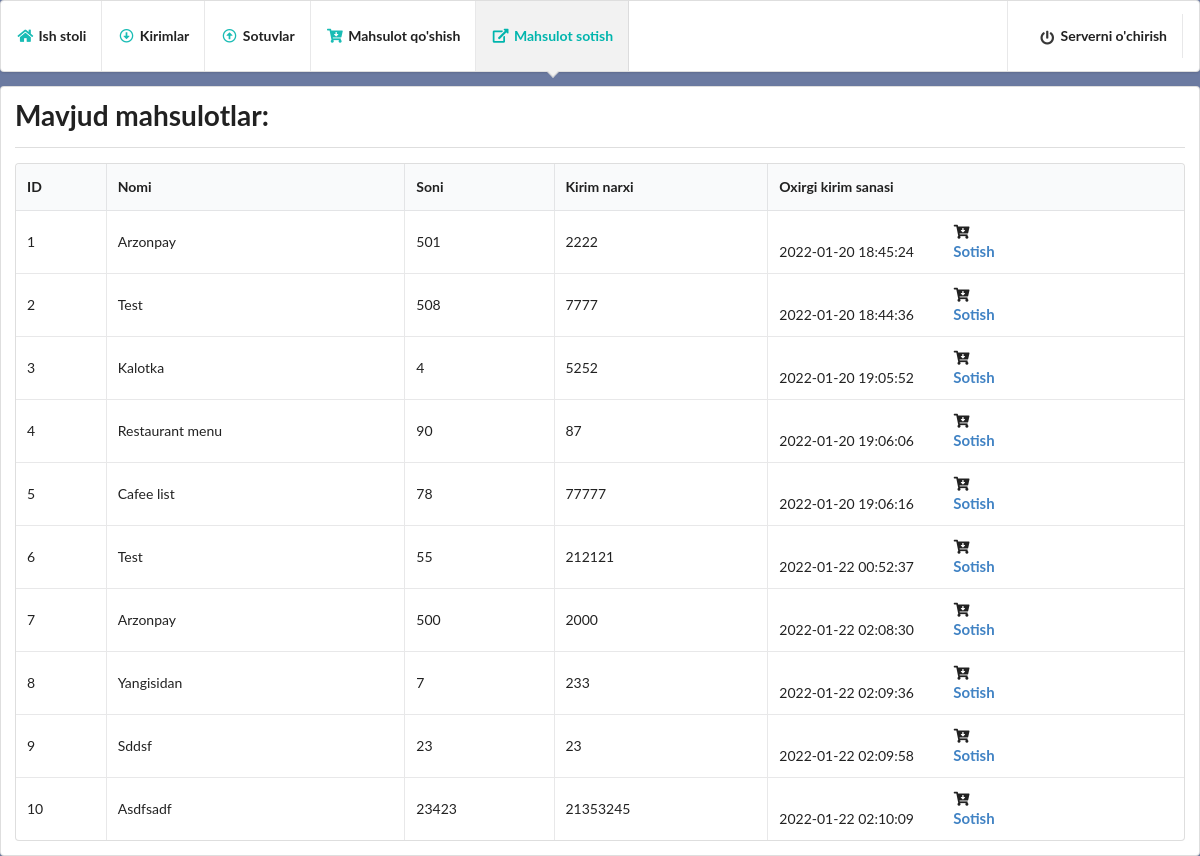
/items, run on an earlier commit of the app's database.
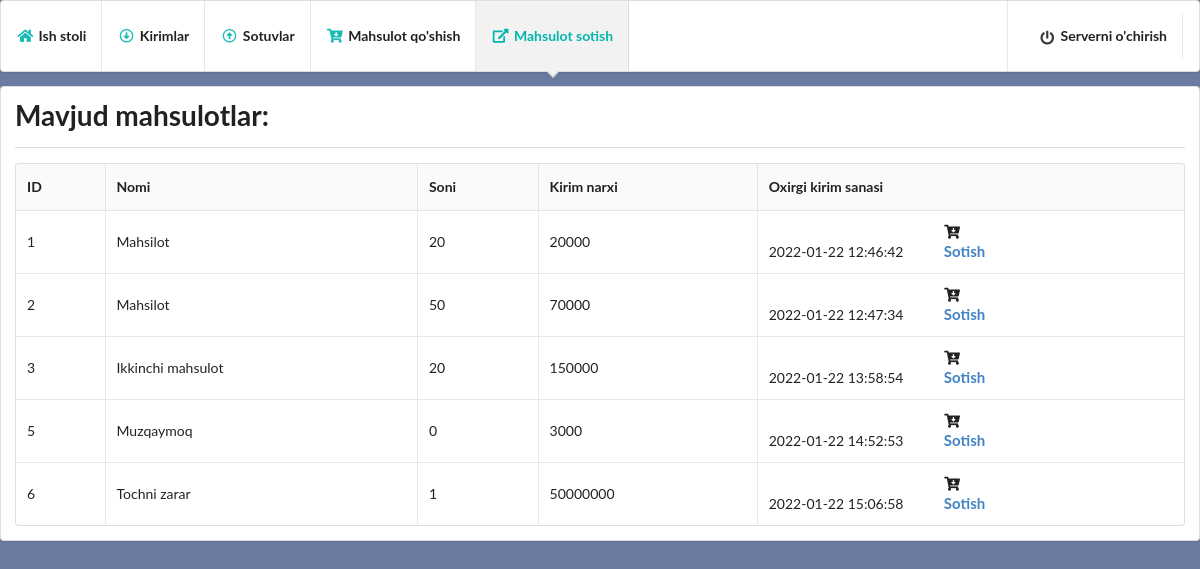
And on a later commit of the database.
### modules.py (models this page shows, shortened)
class inheritedClassName(db.Model):
    __abstract__ = True
    def format(self):
        return self.__dict__

@dataclass
class Items(inheritedClassName):
    id: int
    name: String
    count: int
    in_time: DateTime
    in_price: Integer
    __tablename__ = "items"
    id = Column(Integer, primary_key=True)
    name = Column(String, nullable=False)
    count = Column(Integer, default=0)
    in_time = Column(DateTime)
    in_price = Column(Integer)

### main.py (the view)
@app.route('/items')
def items():
    items_query = Items.query.all()
    items = [item.format() for item in items_query]
    return render_template('items.html', items=items)

### templates/items.html (shortened to what this page needs)
<!DOCTYPE html>
<html lang="en">
<head>
    <link rel="stylesheet" href="{{ url_for('static', filename='semantic-ui/semantic.min.css') }}">
</head>
<body style="background-color: #6B7AA1;">
  <div class="ui pointing menu teal">
    <a href="/dashboard" class="item">
        <i class="home icon teal"></i>
        <b>Ish stoli</b>
    </a>
    <a href="/imports/1" class="item">
        <i class="arrow alternate circle down outline icon teal"></i>
        <b>Kirimlar</b>
    </a>
    <a href="/sales/1" class="item">
        <i class="arrow alternate circle up outline icon teal"></i>
        <b>Sotuvlar</b>
    </a>
    <a href="/add_item" class="item">
        <i class="cart arrow down icon teal"></i>
        <b>Mahsulot qo'shish</b>
    </a>
    <a href="/items" class="active item">
        <i class="external alternate icon teal"></i>
        <b>Mahsulot sotish</b>
    </a>
    <div class="right menu">
      <div class="item">
          <a href="/stop" class="item">
              <i class="power off icon"></i>
              <b>Serverni o'chirish</b>
          </a>
      </div>
  </div>
  </div>
          <div class="ui segment">
            <h1 class="ui header">Mavjud mahsulotlar:</h1>
            <div class="ui inverted divider"></div>
            <table class="ui celled table">
              <thead>
                <tr><th>ID</th>
                <th>Nomi</th>
                <th>Soni</th>
                <th>Kirim narxi</th>
                <th>Oxirgi kirim sanasi</th>
              </tr></thead>
              <tbody>
                {% for item in items %}
                <tr>
                  <td data-label="id">{{item.id}}</td>
                  <td data-label="name">{{item.name}}</td>
                  <td data-label="count">{{item.count}}</td>
                  <td data-label="in_price">{{item.in_price}}</td>
                  <td data-label="in_time">{{item.in_time}}<i class="cart arrow down icon" style="margin-left: 10%;">
                    <a href="{{ '/items/%s'%item.id|urlencode }}">
                    <h4 class="header">Sotish</h4></i></a></td>
                </tr>
                {% endfor %}
              </tbody>
            </table>
          </div>
</body>
</html>

What changed in the data, as far as the page shows it:
removed Items: id "4", name "Restaurant menu", count "90", in_price "87", in_time "2022-01-20 19:06:06"
removed Items: id "7", name "Arzonpay", count "500", in_price "2000", in_time "2022-01-22 02:08:30"
removed Items: id "8", name "Yangisidan", count "7", in_price "233", in_time "2022-01-22 02:09:36"
removed Items: id "9", name "Sddsf", count "23", in_price "23", in_time "2022-01-22 02:09:58"
removed Items: id "10", name "Asdfsadf", count "23423", in_price "21353245", in_time "2022-01-22 02:10:09"
changed Items id 1: name "Arzonpay" → "Mahsilot"; count "501" → "20"; in_price "2222" → "20000"; in_time "2022-01-20 18:45:24" → "2022-01-22 12:46:42"
changed Items id 2: name "Test" → "Mahsilot"; count "508" → "50"; in_price "7777" → "70000"; in_time "2022-01-20 18:44:36" → "2022-01-22 12:47:34"
changed Items id 3: name "Kalotka" → "Ikkinchi mahsulot"; count "4" → "20"; in_price "5252" → "150000"; in_time "2022-01-20 19:05:52" → "2022-01-22 13:58:54"
changed Items id 5: name "Cafee list" → "Muzqaymoq"; count "78" → "0"; in_price "77777" → "3000"; in_time "2022-01-20 19:06:16" → "2022-01-22 14:52:53"
changed Items id 6: name "Test" → "Tochni zarar"; count "55" → "1"; in_price "212121" → "50000000"; in_time "2022-01-22 00:52:37" → "2022-01-22 15:06:58"
